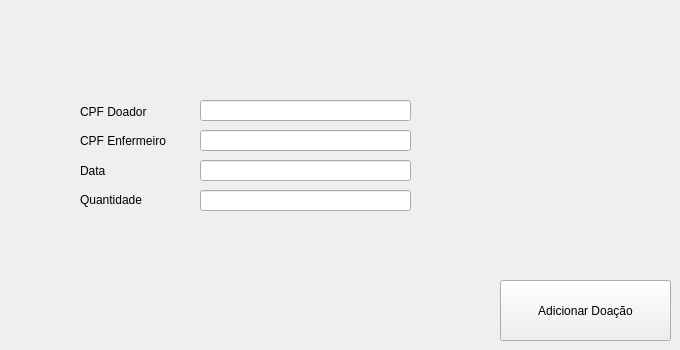
      <widget class="QWidget" name="tr_general_vision_tab_3">
       <attribute name="title">
        <string>Adicionar</string>
       </attribute>
       <widget class="QPushButton" name="botao_adicionar_doacao">
        <property name="geometry">
         <rect>
          <x>500</x>
          <y>280</y>
          <width>171</width>
          <height>61</height>
         </rect>
        </property>
        <property name="text">
         <string>Adicionar Doação</string>
        </property>
       </widget>
       <widget class="QLineEdit" name="entrada_cpf_doacao">
        <property name="geometry">
         <rect>
          <x>200</x>
          <y>100</y>
          <width>211</width>
          <height>21</height>
         </rect>
        </property>
       </widget>
       <widget class="QLineEdit" name="entrada_cpf_enfermeiro_doacao">
        <property name="geometry">
         <rect>
          <x>200</x>
          <y>130</y>
          <width>211</width>
          <height>21</height>
         </rect>
        </property>
       </widget>
       <widget class="QLineEdit" name="entrada_data_doacao">
        <property name="geometry">
         <rect>
          <x>200</x>
          <y>160</y>
          <width>211</width>
          <height>21</height>
         </rect>
        </property>
       </widget>
       <widget class="QLineEdit" name="entrada_quantidade_doacao">
        <property name="geometry">
         <rect>
          <x>200</x>
          <y>190</y>
          <width>211</width>
          <height>21</height>
         </rect>
        </property>
       </widget>
       <widget class="QWidget" name="layoutWidget">
        <property name="geometry">
         <rect>
          <x>80</x>
          <y>100</y>
          <width>97</width>
          <height>111</height>
         </rect>
        </property>
        <layout class="QVBoxLayout" name="verticalLayout_2">
         <item>
          <widget class="QLabel" name="label_clients_name_2">
           <property name="text">
            <string>CPF Doador</string>
           </property>
          </widget>
         </item>
         <item>
          <widget class="QLabel" name="label_clients_phone_2">
           <property name="text">
            <string>CPF Enfermeiro</string>
           </property>
          </widget>
         </item>
         <item>
          <widget class="QLabel" name="label_data_doacao">
           <property name="text">
            <string>Data</string>
           </property>
          </widget>
         </item>
         <item>
          <widget class="QLabel" name="label_clients_email_2">
           <property name="text">
            <string>Quantidade</string>
           </property>
          </widget>
         </item>
        </layout>
       </widget>
      </widget>
